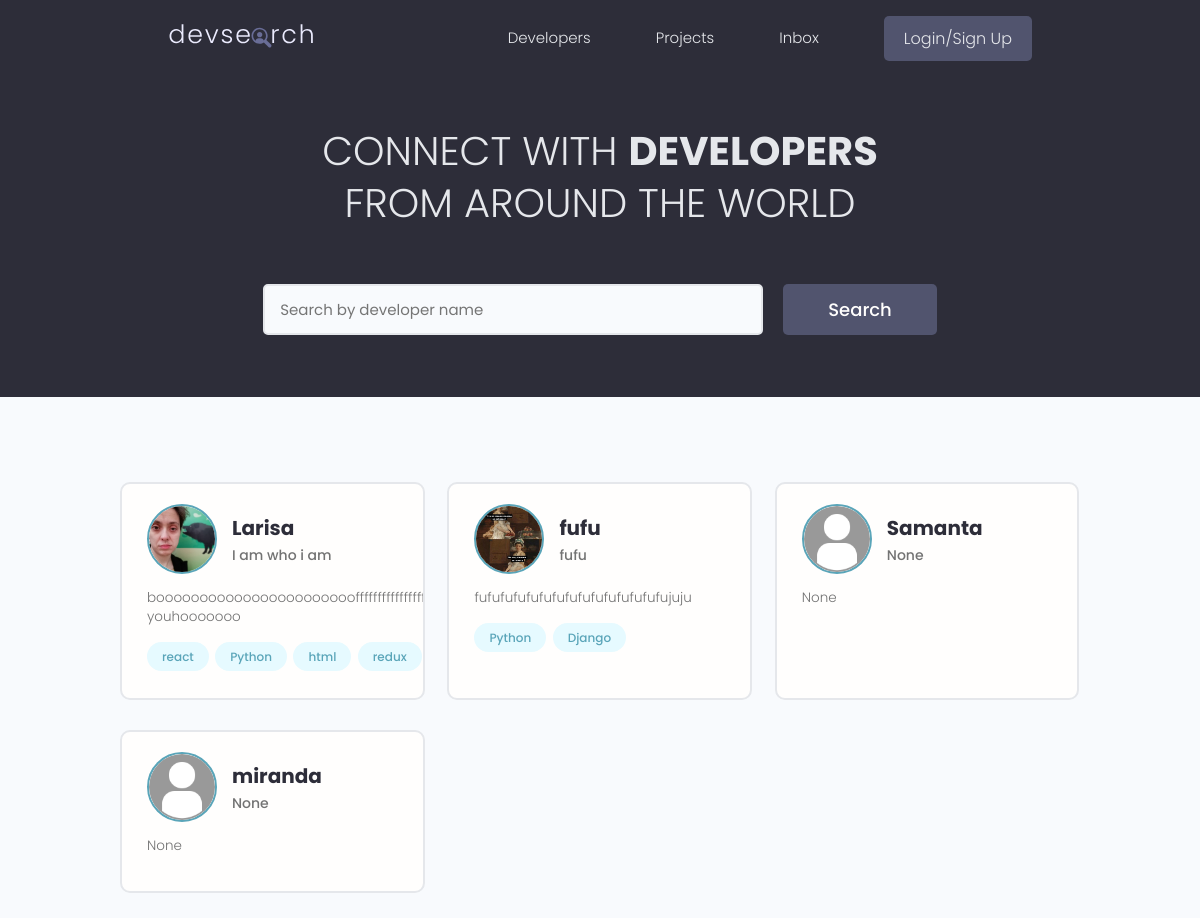
Before: / with the older database file.
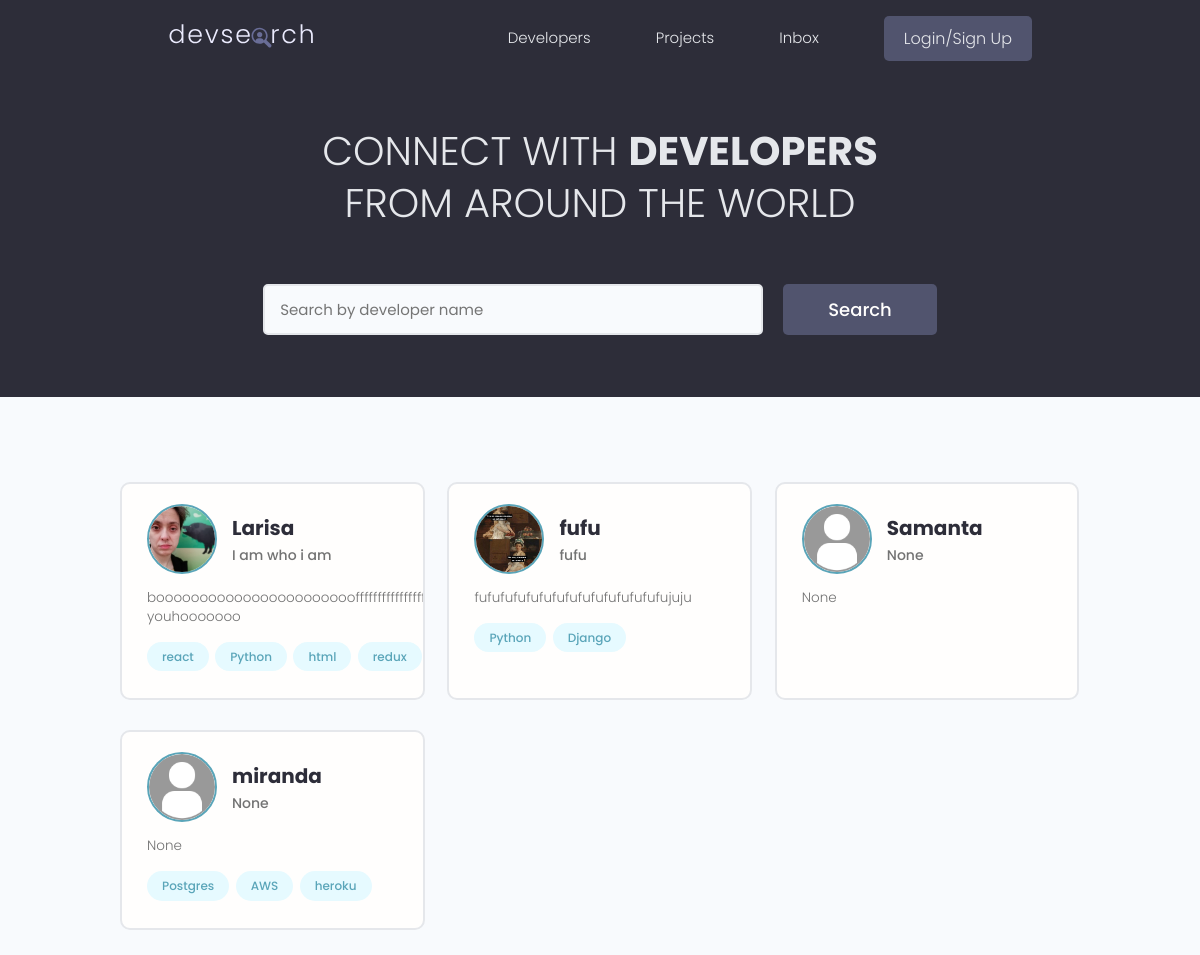
After: the same page with the newer database file.
### users/models.py (models this page shows, shortened)
class Profile(models.Model):
    user = models.OneToOneField(User, on_delete=models.CASCADE, null=True, blank=True)
    name = models.CharField(max_length=200, blank=True, null=True)
    email = models.EmailField(max_length=500, blank=True, null=True)
    username = models.CharField(max_length=200, blank=True, null=True)
    location = models.CharField(max_length=200, blank=True, null=True)
    short_info = models.CharField(max_length=200, blank=True, null=True)
    bio = models.TextField(blank=True, null=True)
    profile_image = models.ImageField(null=True, blank=True, upload_to='profiles/', default='profiles/user-default.jpg')
    social_github = models.CharField(max_length=200, blank=True, null=True)
    social_twitter = models.CharField(max_length=200, blank=True, null=True)
    social_linkedin = models.CharField(max_length=200, blank=True, null=True)
    social_youtube = models.CharField(max_length=200, blank=True, null=True)
    social_website = models.CharField(max_length=200, blank=True, null=True)
    created = models.DateTimeField(auto_now_add=True)
    id = models.UUIDField(default=uuid.uuid4, unique=True, primary_key=True, editable=False)

class Skill(models.Model):
    owner = models.ForeignKey(Profile, on_delete=models.CASCADE, null=True, blank=True)
    name = models.CharField(max_length=200, blank=True, null=True)
    description = models.TextField(null=True, blank=True)
    created = models.DateTimeField(auto_now_add=True)
    id = models.UUIDField(default=uuid.uuid4, unique=True, primary_key=True, editable=False)
    def __str__(self):
        return str(self.name)

### users/views.py (the view)
# urls.py: path('', views.profiles, name="profiles" ),
def profiles(request):
    profiles = Profile.objects.all()
    context = {'profiles': profiles}
    return render(request, 'users/profiles.html', context)

### users/templates/users/profiles.html (shortened to what this page needs)
{% extends 'main.html' %}
{% block content %}
  <main class="home">
    <section class="hero-section text-center">
      <div class="container container--narrow">
        <div class="hero-section__box">
          <h2>CONNECT WITH <span>DEVELOPERS</span></h2>
          <h2>FROM AROUND THE WORLD</h2>
        </div>
        <div class="hero-section__search">
          <form class="form" action="#" method="get">
            <div class="form__field">
              <input class="input input--text" id="formInput#search" type="text" name="text"
                placeholder="Search by developer name" />
            </div>
            <input class="btn btn--sub btn--lg" type="submit" value="Search" />
          </form>
        </div>
      </div>
    </section>
    <section class="devlist">
      <div class="container">
        <div class="grid grid--three">
        {% for profile in profiles %}
          <div class="column card">
            <div class="dev">
              <a href="{% url 'user-profile' profile.id %}" class="card__body">
                <div class="dev__profile">
                  <img class="avatar avatar--md" src="{{profile.profile_image.url}}" alt="image" />
                  <div class="dev__meta">
                    <h3>{{profile.name}}</h3>
                    <h5>{{profile.short_info|slice:"60"}}</h5>
                  </div>
                </div>
                <p class="dev__info">
                  {{profile.bio|slice:"150"}}
                </p>
                <div class="dev__skills">
                {% for skill in profile.skill_set.all|slice:"5" %}
                  <span class="tag tag--pill tag--main">
                    <small>{{skill}}</small>
                  </span>
                 {% endfor %}
                </div>
              </a>
            </div>
          </div>
          {% endfor %}
          </div>
        </div>
    </section>
  </main>
{% endblock content %}

Changed rows visible on the page:
added Skill: name "Postgres", shown under Profile "miranda"
added Skill: name "AWS", shown under Profile "miranda"
added Skill: name "heroku", shown under Profile "miranda"
